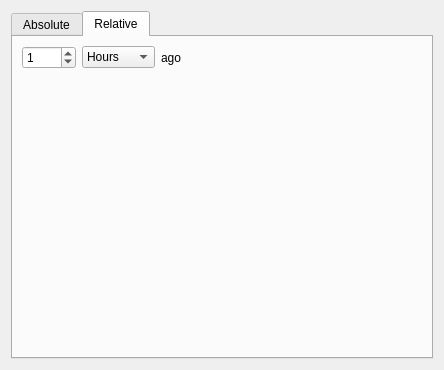
<?xml version="1.0" encoding="UTF-8"?>
<ui version="4.0">
 <class>TimeInputWidget</class>
 <widget class="QWidget" name="TimeInputWidget">
  <property name="geometry">
   <rect>
    <x>0</x>
    <y>0</y>
    <width>444</width>
    <height>370</height>
   </rect>
  </property>
  <property name="windowTitle">
   <string>Form</string>
  </property>
  <layout class="QGridLayout" name="gridLayout">
   <item row="0" column="0">
    <widget class="QTabWidget" name="tabWidget">
     <property name="currentIndex">
      <number>1</number>
     </property>
     <widget class="QWidget" name="absoluteTab">
      <attribute name="title">
       <string>Absolute</string>
      </attribute>
      <layout class="QGridLayout" name="gridLayout_2">
       <item row="0" column="0" colspan="3">
        <widget class="QCalendarWidget" name="calendarWidget">
         <property name="gridVisible">
          <bool>false</bool>
         </property>
        </widget>
       </item>
       <item row="1" column="0">
        <spacer name="horizontalSpacer">
         <property name="orientation">
          <enum>Qt::Horizontal</enum>
         </property>
         <property name="sizeHint" stdset="0">
          <size>
           <width>274</width>
           <height>20</height>
          </size>
         </property>
        </spacer>
       </item>
       <item row="1" column="1">
        <widget class="QLabel" name="timeLabel">
         <property name="text">
          <string>Time:</string>
         </property>
        </widget>
       </item>
       <item row="1" column="2">
        <widget class="QTimeEdit" name="timeEdit">
         <property name="displayFormat">
          <string>HH:mm:ss</string>
         </property>
         <property name="calendarPopup">
          <bool>false</bool>
         </property>
        </widget>
       </item>
      </layout>
     </widget>
     <widget class="QWidget" name="relativeTab">
      <attribute name="title">
       <string>Relative</string>
      </attribute>
      <layout class="QGridLayout" name="gridLayout_3">
       <item row="0" column="0">
        <widget class="QSpinBox" name="numberBox">
         <property name="maximum">
          <number>9999</number>
         </property>
         <property name="value">
          <number>1</number>
         </property>
        </widget>
       </item>
       <item row="0" column="1">
        <widget class="QComboBox" name="comboBox">
         <property name="currentIndex">
          <number>1</number>
         </property>
         <item>
          <property name="text">
           <string>Minutes</string>
          </property>
         </item>
         <item>
          <property name="text">
           <string>Hours</string>
          </property>
         </item>
         <item>
          <property name="text">
           <string>Days</string>
          </property>
         </item>
         <item>
          <property name="text">
           <string>Weeks</string>
          </property>
         </item>
         <item>
          <property name="text">
           <string>Years</string>
          </property>
         </item>
        </widget>
       </item>
       <item row="0" column="2">
        <widget class="QLabel" name="label_2">
         <property name="text">
          <string>ago</string>
         </property>
        </widget>
       </item>
       <item row="0" column="3">
        <spacer name="horizontalSpacer_2">
         <property name="orientation">
          <enum>Qt::Horizontal</enum>
         </property>
         <property name="sizeHint" stdset="0">
          <size>
           <width>213</width>
           <height>20</height>
          </size>
         </property>
        </spacer>
       </item>
       <item row="1" column="0" colspan="4">
        <spacer name="verticalSpacer">
         <property name="orientation">
          <enum>Qt::Vertical</enum>
         </property>
         <property name="sizeHint" stdset="0">
          <size>
           <width>378</width>
           <height>268</height>
          </size>
         </property>
        </spacer>
       </item>
      </layout>
     </widget>
    </widget>
   </item>
  </layout>
 </widget>
 <resources/>
 <connections/>
</ui>
